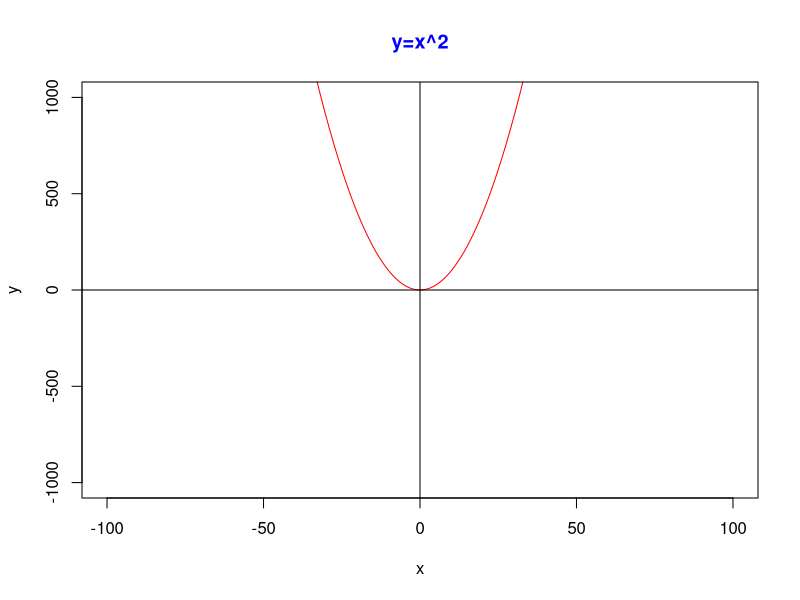

Source code (R):
# generating the graph for y=x^2

x = -50:50
y = x^2
plot(x,y, type="l", col="red", xlim=c(-100,100), ylim=c(-1000, 1000))
abline(h=0, v=0)
title(main="y=x^2", col.main="blue", font.main=2)


